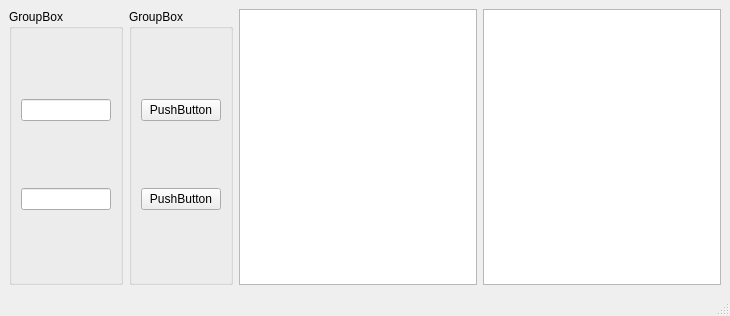
<?xml version="1.0" encoding="UTF-8"?>
<ui version="4.0">
 <class>tes_main</class>
 <widget class="QMainWindow" name="tes_main">
  <property name="geometry">
   <rect>
    <x>0</x>
    <y>0</y>
    <width>730</width>
    <height>316</height>
   </rect>
  </property>
  <property name="sizePolicy">
   <sizepolicy hsizetype="Preferred" vsizetype="Preferred">
    <horstretch>0</horstretch>
    <verstretch>0</verstretch>
   </sizepolicy>
  </property>
  <property name="windowTitle">
   <string>MainWindow</string>
  </property>
  <property name="layoutDirection">
   <enum>Qt::LeftToRight</enum>
  </property>
  <widget class="QWidget" name="centralwidget">
   <layout class="QHBoxLayout" name="horizontalLayout_2">
    <item>
     <widget class="QGroupBox" name="groupBox_2">
      <property name="title">
       <string>GroupBox</string>
      </property>
      <layout class="QVBoxLayout" name="verticalLayout">
       <item>
        <widget class="QLineEdit" name="lineEdit">
         <property name="inputMask">
          <string comment="&quot;000.000.000.000&quot;"/>
         </property>
        </widget>
       </item>
       <item>
        <widget class="QLineEdit" name="lineEdit_2"/>
       </item>
      </layout>
     </widget>
    </item>
    <item>
     <widget class="QGroupBox" name="groupBox">
      <property name="sizePolicy">
       <sizepolicy hsizetype="Preferred" vsizetype="Preferred">
        <horstretch>0</horstretch>
        <verstretch>0</verstretch>
       </sizepolicy>
      </property>
      <property name="title">
       <string>GroupBox</string>
      </property>
      <layout class="QVBoxLayout" name="verticalLayout_2">
       <item>
        <widget class="QPushButton" name="pushButton">
         <property name="text">
          <string>PushButton</string>
         </property>
        </widget>
       </item>
       <item>
        <widget class="QPushButton" name="b1">
         <property name="text">
          <string>PushButton</string>
         </property>
        </widget>
       </item>
      </layout>
     </widget>
    </item>
    <item>
     <widget class="QListWidget" name="text"/>
    </item>
    <item>
     <widget class="QPlainTextEdit" name="plainTextEdit">
      <property name="readOnly">
       <bool>true</bool>
      </property>
     </widget>
    </item>
   </layout>
  </widget>
  <widget class="QStatusBar" name="statusbar"/>
 </widget>
 <resources/>
 <connections/>
</ui>
